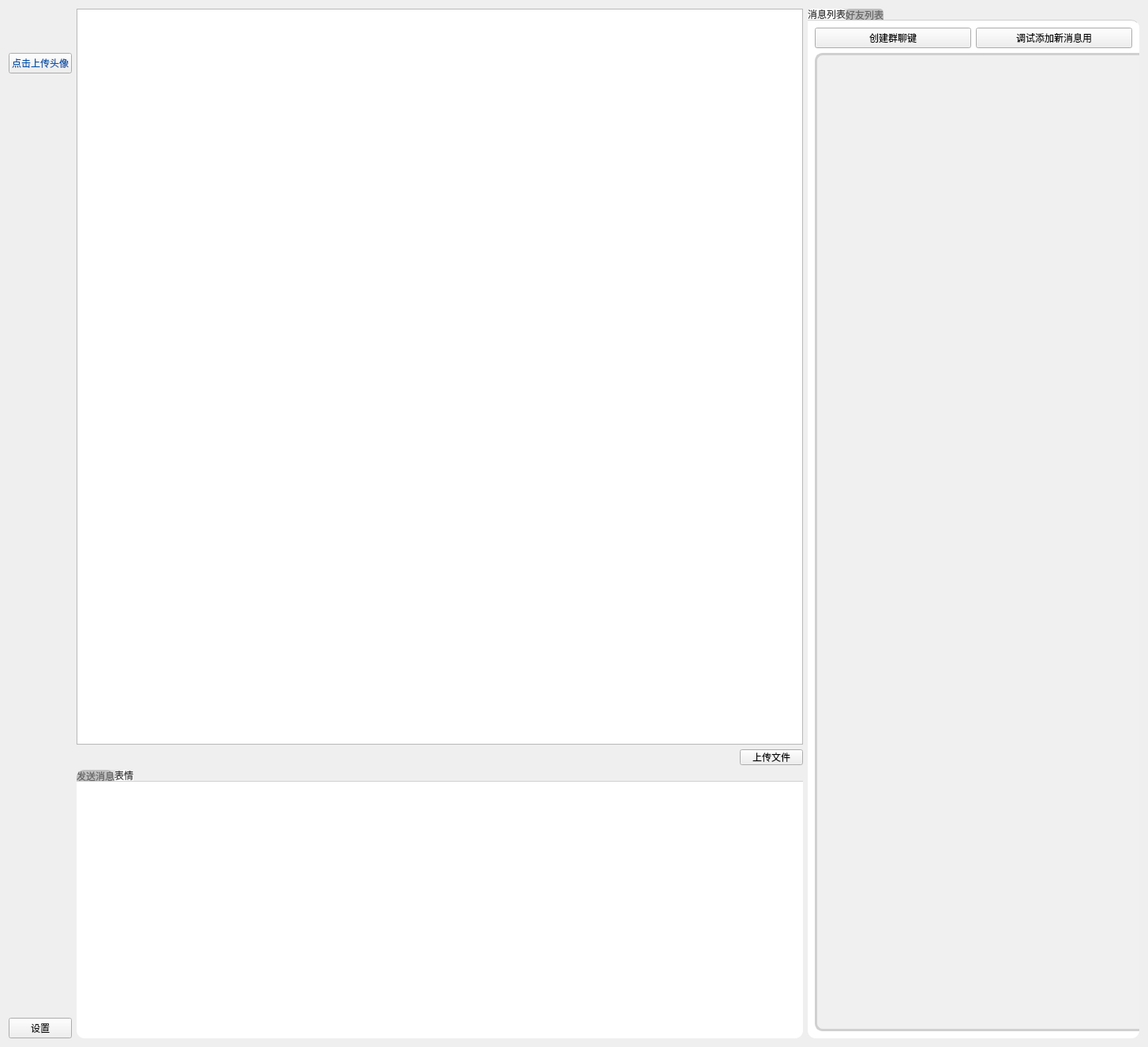
<?xml version="1.0" encoding="UTF-8"?>
<ui version="4.0">
 <class>chatroom</class>
 <widget class="QWidget" name="chatroom">
  <property name="geometry">
   <rect>
    <x>0</x>
    <y>0</y>
    <width>1454</width>
    <height>1326</height>
   </rect>
  </property>
  <property name="windowTitle">
   <string>Form</string>
  </property>
  <property name="styleSheet">
   <string notr="true">/* 设置整个 QTabWidget 的样式 */
QTabWidget {
    background-color: #f0f0f0;
    border: 1px solid #d0d0d0;
    border-radius: 10px; /* 添加圆角 */
}

/* 设置选项卡部分的样式 */
QTabBar {
    background-color: #e0e0e0;
    border-top-left-radius: 10px; /* 添加左上角圆角 */
    border-top-right-radius: 10px; /* 添加右上角圆角 */
}

/* 设置选中选项卡的样式 */
QTabBar::tab:selected {
    background-color: white;
    color: #333333;
    border-top-left-radius: 10px; /* 添加左上角圆角 */
    border-top-right-radius: 10px; /* 添加右上角圆角 */
}

/* 设置未选中选项卡的样式 */
QTabBar::tab {
    background-color: #c0c0c0;
    color: #666666;
    border-top-left-radius: 10px; /* 添加左上角圆角 */
    border-top-right-radius: 10px; /* 添加右上角圆角 */
}

/* 设置 QTabWidget 内部的样式 */
QTabWidget::pane {
    border-top: 1px solid #d0d0d0;
    background-color: white;
    border-bottom-left-radius: 10px; /* 添加左下角圆角 */
    border-bottom-right-radius: 10px; /* 添加右下角圆角 */
}
</string>
  </property>
  <layout class="QVBoxLayout" name="verticalLayout_2">
   <item>
    <layout class="QHBoxLayout" name="horizontalLayout_3">
     <item>
      <layout class="QVBoxLayout" name="left">
       <item>
        <widget class="QLabel" name="avatar_show">
         <property name="sizePolicy">
          <sizepolicy hsizetype="Minimum" vsizetype="Preferred">
           <horstretch>0</horstretch>
           <verstretch>0</verstretch>
          </sizepolicy>
         </property>
         <property name="minimumSize">
          <size>
           <width>50</width>
           <height>50</height>
          </size>
         </property>
         <property name="maximumSize">
          <size>
           <width>80</width>
           <height>80</height>
          </size>
         </property>
         <property name="palette">
          <palette>
           <active>
            <colorrole role="WindowText">
             <brush brushstyle="SolidPattern">
              <color alpha="255">
               <red>57</red>
               <green>234</green>
               <blue>242</blue>
              </color>
             </brush>
            </colorrole>
            <colorrole role="Base">
             <brush brushstyle="SolidPattern">
              <color alpha="255">
               <red>32</red>
               <green>74</green>
               <blue>135</blue>
              </color>
             </brush>
            </colorrole>
           </active>
           <inactive>
            <colorrole role="WindowText">
             <brush brushstyle="SolidPattern">
              <color alpha="255">
               <red>57</red>
               <green>234</green>
               <blue>242</blue>
              </color>
             </brush>
            </colorrole>
            <colorrole role="Base">
             <brush brushstyle="SolidPattern">
              <color alpha="255">
               <red>32</red>
               <green>74</green>
               <blue>135</blue>
              </color>
             </brush>
            </colorrole>
           </inactive>
           <disabled>
            <colorrole role="WindowText">
             <brush brushstyle="SolidPattern">
              <color alpha="255">
               <red>190</red>
               <green>190</green>
               <blue>190</blue>
              </color>
             </brush>
            </colorrole>
            <colorrole role="Base">
             <brush brushstyle="SolidPattern">
              <color alpha="255">
               <red>239</red>
               <green>239</green>
               <blue>239</blue>
              </color>
             </brush>
            </colorrole>
           </disabled>
          </palette>
         </property>
         <property name="cursor">
          <cursorShape>ArrowCursor</cursorShape>
         </property>
         <property name="frameShape">
          <enum>QFrame::NoFrame</enum>
         </property>
         <property name="frameShadow">
          <enum>QFrame::Raised</enum>
         </property>
         <property name="text">
          <string>&lt;html&gt;&lt;head/&gt;&lt;body&gt;&lt;p&gt;&lt;br/&gt;&lt;/p&gt;&lt;/body&gt;&lt;/html&gt;</string>
         </property>
         <property name="textFormat">
          <enum>Qt::AutoText</enum>
         </property>
         <property name="scaledContents">
          <bool>false</bool>
         </property>
        </widget>
       </item>
       <item>
        <widget class="PushButton" name="avatar_butt">
         <property name="maximumSize">
          <size>
           <width>100</width>
           <height>16777215</height>
          </size>
         </property>
         <property name="palette">
          <palette>
           <active>
            <colorrole role="WindowText">
             <brush brushstyle="SolidPattern">
              <color alpha="255">
               <red>1</red>
               <green>83</green>
               <blue>168</blue>
              </color>
             </brush>
            </colorrole>
            <colorrole role="ButtonText">
             <brush brushstyle="SolidPattern">
              <color alpha="255">
               <red>1</red>
               <green>83</green>
               <blue>168</blue>
              </color>
             </brush>
            </colorrole>
           </active>
           <inactive>
            <colorrole role="WindowText">
             <brush brushstyle="SolidPattern">
              <color alpha="255">
               <red>1</red>
               <green>83</green>
               <blue>168</blue>
              </color>
             </brush>
            </colorrole>
            <colorrole role="ButtonText">
             <brush brushstyle="SolidPattern">
              <color alpha="255">
               <red>1</red>
               <green>83</green>
               <blue>168</blue>
              </color>
             </brush>
            </colorrole>
           </inactive>
           <disabled>
            <colorrole role="WindowText">
             <brush brushstyle="SolidPattern">
              <color alpha="255">
               <red>190</red>
               <green>190</green>
               <blue>190</blue>
              </color>
             </brush>
            </colorrole>
            <colorrole role="ButtonText">
             <brush brushstyle="SolidPattern">
              <color alpha="255">
               <red>190</red>
               <green>190</green>
               <blue>190</blue>
              </color>
             </brush>
            </colorrole>
           </disabled>
          </palette>
         </property>
         <property name="cursor">
          <cursorShape>PointingHandCursor</cursorShape>
         </property>
         <property name="text">
          <string>点击上传头像</string>
         </property>
        </widget>
       </item>
       <item>
        <spacer name="verticalSpacer_2">
         <property name="orientation">
          <enum>Qt::Vertical</enum>
         </property>
         <property name="sizeHint" stdset="0">
          <size>
           <width>20</width>
           <height>40</height>
          </size>
         </property>
        </spacer>
       </item>
       <item>
        <widget class="QPushButton" name="setting_butt">
         <property name="sizePolicy">
          <sizepolicy hsizetype="Fixed" vsizetype="Fixed">
           <horstretch>0</horstretch>
           <verstretch>0</verstretch>
          </sizepolicy>
         </property>
         <property name="text">
          <string>设置</string>
         </property>
        </widget>
       </item>
      </layout>
     </item>
     <item>
      <layout class="QVBoxLayout" name="middle">
       <item>
        <widget class="QListWidget" name="view_box">
         <property name="sizePolicy">
          <sizepolicy hsizetype="Preferred" vsizetype="Expanding">
           <horstretch>0</horstretch>
           <verstretch>0</verstretch>
          </sizepolicy>
         </property>
         <property name="minimumSize">
          <size>
           <width>900</width>
           <height>600</height>
          </size>
         </property>
        </widget>
       </item>
       <item>
        <layout class="QHBoxLayout" name="horizontalLayout_2">
         <item>
          <spacer name="horizontalSpacer_2">
           <property name="orientation">
            <enum>Qt::Horizontal</enum>
           </property>
           <property name="sizeHint" stdset="0">
            <size>
             <width>40</width>
             <height>20</height>
            </size>
           </property>
          </spacer>
         </item>
         <item>
          <widget class="QPushButton" name="send_file_butt">
           <property name="sizePolicy">
            <sizepolicy hsizetype="Fixed" vsizetype="Fixed">
             <horstretch>0</horstretch>
             <verstretch>0</verstretch>
            </sizepolicy>
           </property>
           <property name="minimumSize">
            <size>
             <width>80</width>
             <height>20</height>
            </size>
           </property>
           <property name="maximumSize">
            <size>
             <width>80</width>
             <height>20</height>
            </size>
           </property>
           <property name="text">
            <string>上传文件</string>
           </property>
          </widget>
         </item>
        </layout>
       </item>
       <item>
        <widget class="QTabWidget" name="tabWidget_2">
         <property name="sizePolicy">
          <sizepolicy hsizetype="Preferred" vsizetype="Fixed">
           <horstretch>0</horstretch>
           <verstretch>0</verstretch>
          </sizepolicy>
         </property>
         <property name="minimumSize">
          <size>
           <width>0</width>
           <height>340</height>
          </size>
         </property>
         <property name="maximumSize">
          <size>
           <width>16777215</width>
           <height>370</height>
          </size>
         </property>
         <property name="currentIndex">
          <number>1</number>
         </property>
         <widget class="QWidget" name="text">
          <property name="sizePolicy">
           <sizepolicy hsizetype="Preferred" vsizetype="Expanding">
            <horstretch>0</horstretch>
            <verstretch>0</verstretch>
           </sizepolicy>
          </property>
          <attribute name="title">
           <string>发送消息</string>
          </attribute>
          <widget class="QWidget" name="layoutWidget">
           <property name="geometry">
            <rect>
             <x>10</x>
             <y>0</y>
             <width>802</width>
             <height>335</height>
            </rect>
           </property>
           <layout class="QVBoxLayout" name="verticalLayout">
            <property name="spacing">
             <number>0</number>
            </property>
            <item>
             <widget class="TextEdit" name="text_in">
              <property name="sizePolicy">
               <sizepolicy hsizetype="Preferred" vsizetype="Fixed">
                <horstretch>0</horstretch>
                <verstretch>0</verstretch>
               </sizepolicy>
              </property>
              <property name="minimumSize">
               <size>
                <width>800</width>
                <height>250</height>
               </size>
              </property>
              <property name="maximumSize">
               <size>
                <width>700</width>
                <height>300</height>
               </size>
              </property>
             </widget>
            </item>
            <item>
             <layout class="QHBoxLayout" name="horizontalLayout">
              <item>
               <spacer name="horizontalSpacer">
                <property name="orientation">
                 <enum>Qt::Horizontal</enum>
                </property>
                <property name="sizeHint" stdset="0">
                 <size>
                  <width>40</width>
                  <height>20</height>
                 </size>
                </property>
               </spacer>
              </item>
              <item>
               <widget class="PushButton" name="send_butt">
                <property name="sizePolicy">
                 <sizepolicy hsizetype="Fixed" vsizetype="Fixed">
                  <horstretch>0</horstretch>
                  <verstretch>0</verstretch>
                 </sizepolicy>
                </property>
                <property name="text">
                 <string>发送消息</string>
                </property>
               </widget>
              </item>
             </layout>
            </item>
           </layout>
          </widget>
         </widget>
         <widget class="QWidget" name="tab_2">
          <attribute name="title">
           <string>表情</string>
          </attribute>
         </widget>
        </widget>
       </item>
      </layout>
     </item>
     <item>
      <widget class="QTabWidget" name="tabWidget">
       <property name="sizePolicy">
        <sizepolicy hsizetype="Minimum" vsizetype="Expanding">
         <horstretch>0</horstretch>
         <verstretch>0</verstretch>
        </sizepolicy>
       </property>
       <property name="minimumSize">
        <size>
         <width>420</width>
         <height>0</height>
        </size>
       </property>
       <property name="maximumSize">
        <size>
         <width>420</width>
         <height>16777215</height>
        </size>
       </property>
       <property name="styleSheet">
        <string notr="true">/* 设置整个 QTabWidget 的样式 */
QTabWidget {
    background-color: #f0f0f0;
    border: 2px solid #d0d0d0;
    border-radius: 10px; /* 添加圆角 */
}

/* 设置选项卡部分的样式 */
QTabBar {
    background-color: #e0e0e0;
    border-top-left-radius: 5px; /* 添加左上角圆角 */
    border-top-right-radius: 5px; /* 添加右上角圆角 */
}

/* 设置选中选项卡的样式 */
QTabBar::tab:selected {
    background-color: white;
    color: #333333;
    border-top-left-radius: 5px; /* 添加左上角圆角 */
    border-top-right-radius: 5px; /* 添加右上角圆角 */
}

/* 设置未选中选项卡的样式 */
QTabBar::tab {
    background-color: #c0c0c0;
    color: #666666;
    border-top-left-radius: 5px; /* 添加左上角圆角 */
    border-top-right-radius: 5px; /* 添加右上角圆角 */
}

/* 设置 QTabWidget 内部的样式 */
QTabWidget::pane {
    border-top: 1px solid #d0d0d0;
    background-color: white;
    border-bottom-left-radius: 10px; /* 添加左下角圆角 */
    border-bottom-right-radius: 10px; /* 添加右下角圆角 */
	border-top-right-radius: 10px;
}
</string>
       </property>
       <property name="currentIndex">
        <number>0</number>
       </property>
       <widget class="QWidget" name="chat_list">
        <attribute name="title">
         <string>消息列表</string>
        </attribute>
        <layout class="QVBoxLayout" name="verticalLayout_7">
         <item>
          <layout class="QVBoxLayout" name="verticalLayout_3">
           <item>
            <layout class="QHBoxLayout" name="horizontalLayout_5">
             <item>
              <widget class="QPushButton" name="new_group_butt">
               <property name="text">
                <string>创建群聊键</string>
               </property>
              </widget>
             </item>
             <item>
              <widget class="QPushButton" name="add_new_chat">
               <property name="text">
                <string>调试添加新消息用</string>
               </property>
              </widget>
             </item>
            </layout>
           </item>
           <item>
            <widget class="QListWidget" name="chat_list_view">
             <property name="sizePolicy">
              <sizepolicy hsizetype="Preferred" vsizetype="Expanding">
               <horstretch>0</horstretch>
               <verstretch>0</verstretch>
              </sizepolicy>
             </property>
             <property name="minimumSize">
              <size>
               <width>420</width>
               <height>0</height>
              </size>
             </property>
             <property name="maximumSize">
              <size>
               <width>420</width>
               <height>16777215</height>
              </size>
             </property>
             <property name="styleSheet">
              <string notr="true">QListWidget {
    border-radius: 10px;
    background-color: #f0f0f0; /* 设置背景颜色 */
    border: 3px solid #d0d0d0; /* 设置边框 */
    padding: 5px; /* 设置内边距 */
}

QListWidget::item {
    padding: 5px; /* 设置列表项内边距 */
}

QListWidget::item:selected {
    background-color: #a0a0a0; /* 设置选中项的背景颜色 */
    color: white; /* 设置选中项的文字颜色 */
}
</string>
             </property>
            </widget>
           </item>
          </layout>
         </item>
        </layout>
       </widget>
       <widget class="QWidget" name="friend_list">
        <attribute name="title">
         <string>好友列表</string>
        </attribute>
        <widget class="QToolBox" name="toolBox">
         <property name="geometry">
          <rect>
           <x>9</x>
           <y>46</y>
           <width>274</width>
           <height>278</height>
          </rect>
         </property>
         <property name="currentIndex">
          <number>0</number>
         </property>
         <widget class="QWidget" name="page">
          <property name="geometry">
           <rect>
            <x>0</x>
            <y>0</y>
            <width>274</width>
            <height>210</height>
           </rect>
          </property>
          <attribute name="label">
           <string>我的好友</string>
          </attribute>
          <layout class="QVBoxLayout" name="verticalLayout_4">
           <item>
            <widget class="QListWidget" name="my_friend"/>
           </item>
          </layout>
         </widget>
         <widget class="QWidget" name="page_2">
          <property name="geometry">
           <rect>
            <x>0</x>
            <y>0</y>
            <width>88</width>
            <height>88</height>
           </rect>
          </property>
          <attribute name="label">
           <string>Page 2</string>
          </attribute>
          <layout class="QVBoxLayout" name="verticalLayout_5">
           <item>
            <widget class="QListWidget" name="listWidget_3"/>
           </item>
          </layout>
         </widget>
        </widget>
        <widget class="QPushButton" name="add_friend_butt">
         <property name="geometry">
          <rect>
           <x>130</x>
           <y>10</y>
           <width>80</width>
           <height>31</height>
          </rect>
         </property>
         <property name="text">
          <string>添加好友</string>
         </property>
        </widget>
        <widget class="QWidget" name="widget" native="true">
         <property name="geometry">
          <rect>
           <x>20</x>
           <y>10</y>
           <width>98</width>
           <height>31</height>
          </rect>
         </property>
         <widget class="QLabel" name="get_new_friend_num">
          <property name="geometry">
           <rect>
            <x>0</x>
            <y>0</y>
            <width>21</width>
            <height>17</height>
           </rect>
          </property>
          <property name="text">
           <string>99</string>
          </property>
         </widget>
         <widget class="QPushButton" name="get_new_friend">
          <property name="geometry">
           <rect>
            <x>20</x>
            <y>0</y>
            <width>71</width>
            <height>25</height>
           </rect>
          </property>
          <property name="text">
           <string>新好友</string>
          </property>
         </widget>
        </widget>
       </widget>
      </widget>
     </item>
    </layout>
   </item>
  </layout>
 </widget>
 <customwidgets>
  <customwidget>
   <class>PushButton</class>
   <extends>QPushButton</extends>
   <header>qfluentwidgets</header>
  </customwidget>
  <customwidget>
   <class>TextEdit</class>
   <extends>QTextEdit</extends>
   <header>qfluentwidgets</header>
  </customwidget>
 </customwidgets>
 <resources/>
 <connections/>
</ui>
